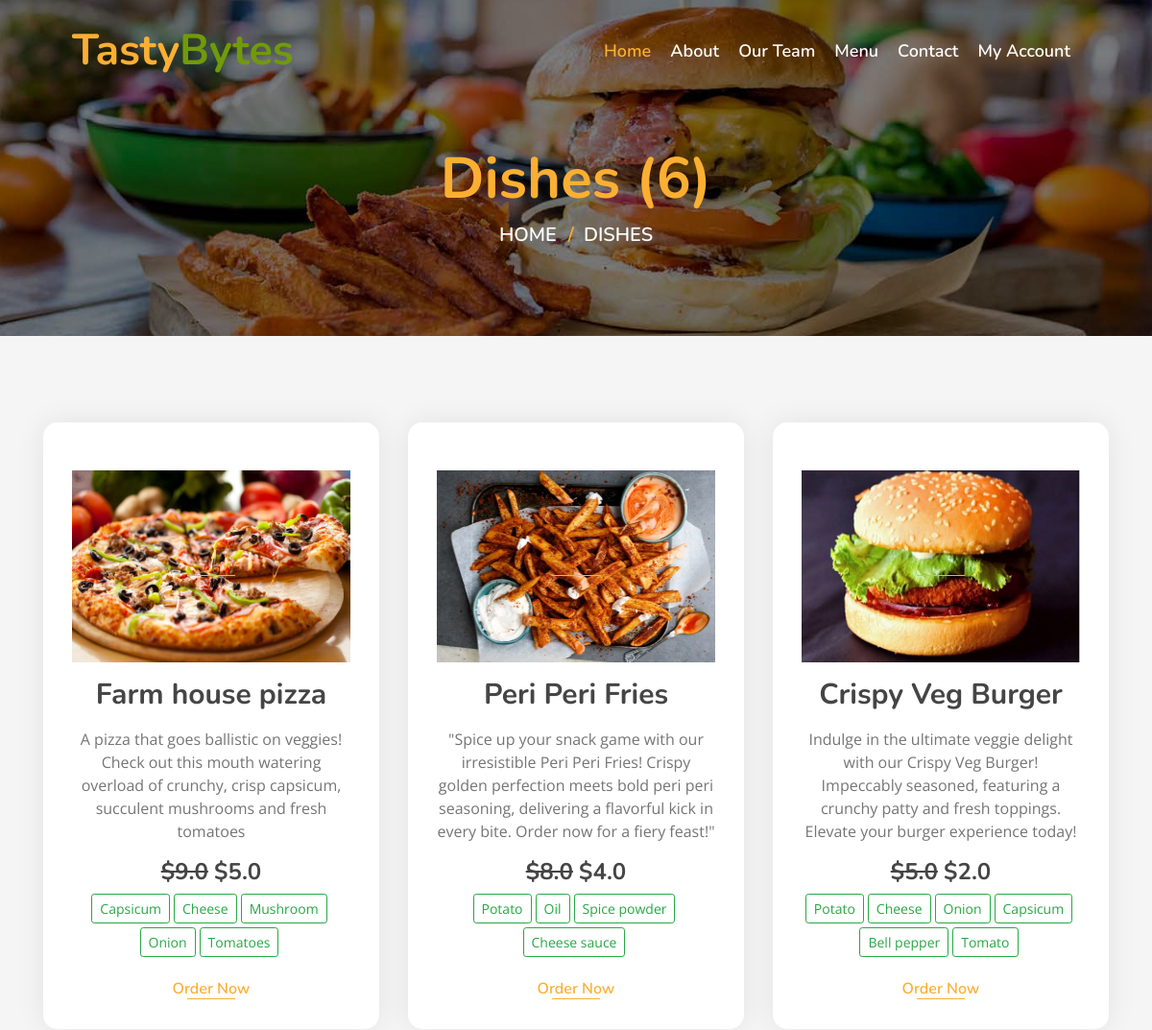
The app's page /dishes/ (upper part), older data.
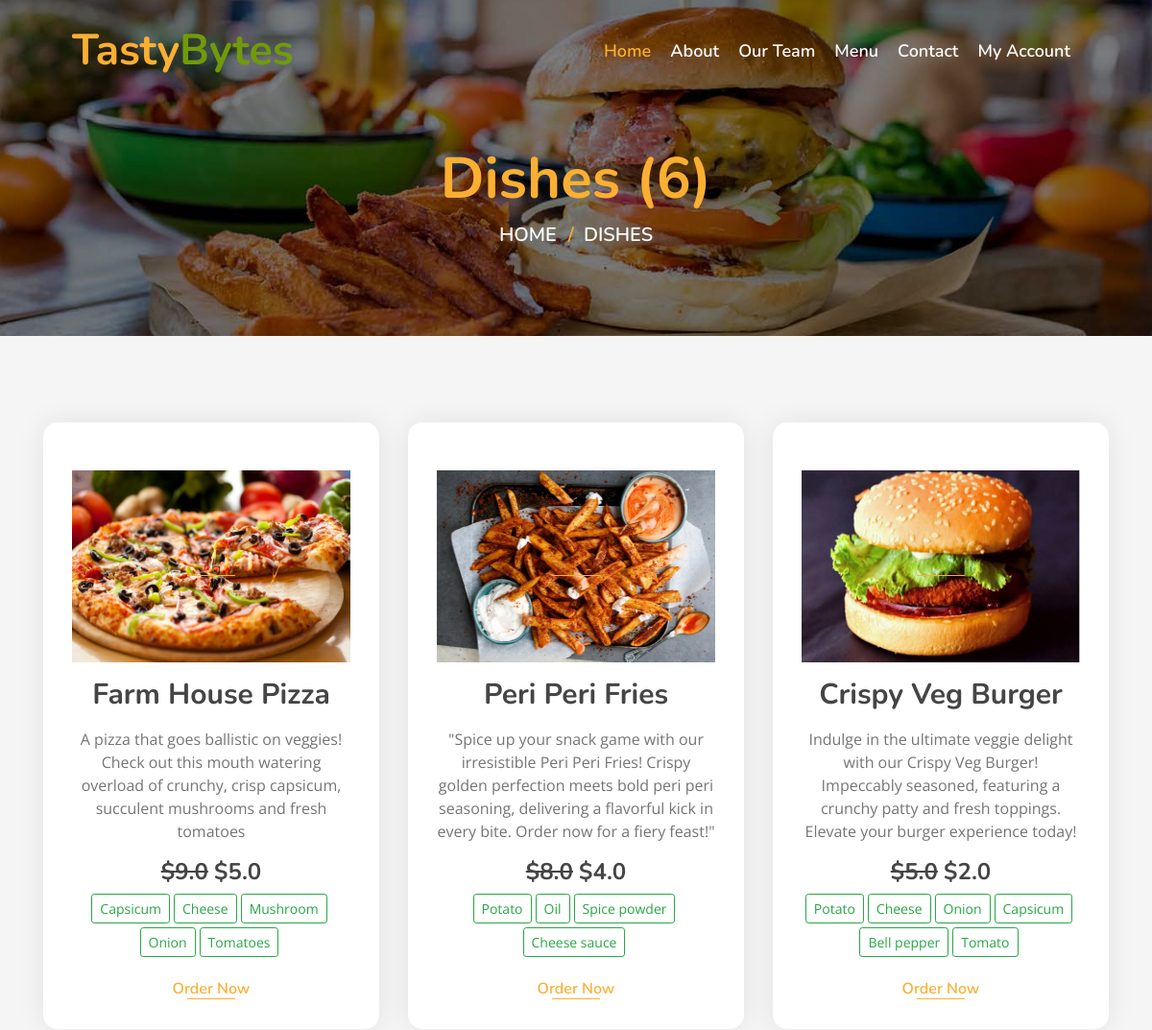
The same page, newer data.
### products/models.py (models this page shows, shortened)
class Dish(models.Model):
    name = models.CharField(max_length=200, unique=True)
    image = models.ImageField(upload_to='dishes/%Y/%m/%d')
    ingredients = models.TextField()
    details = models.TextField(blank=True)
    category = models.ForeignKey(Category, on_delete=models.CASCADE)
    price = models.FloatField()
    discounted_price = models.FloatField(blank=True)
    is_available = models.BooleanField(default=True)
    added_on = models.DateTimeField(auto_now_add=True)
    updated_on = models.DateTimeField(auto_now=True)
    class Meta:
        verbose_name_plural ="Dish Table"

### products/views.py (the view)
# urls.py: path('dishes/',views.all_dishes,name="all_dishes"),
def all_dishes(request):
    context={}
    cats = Category.objects.all().order_by('name')
    context['categories'] = cats
    items = []
    for cat in cats:
        items.append({
            'cat_id':cat.id,
            'cat_name':cat.name,
            'cat_img':cat.image,
            'items':list(cat.dish_set.all().values())
        })
    context['menu'] = items
    dishes = Dish.objects.all()
    if "q" in request.GET:
        id = request.GET.get("q")
        dishes = Dish.objects.filter(category__id=id)
        context['dish_category'] = Category.objects.get(id=id).name
    context['dishes'] = dishes
    return render(request,'all_dishes.html', context)

### template/all_dishes.html (shortened to what this page needs)
{% extends "base.html" %}
{% block content %}
<div class="page-header mb-0">
    <div class="container">
        <div class="row">
            <div class="col-12">
                <h2>{% if dish_category %} {{dish_category}} {% else %}Dishes {% endif %}({{dishes|length}})</h2>
            </div>
            <div class="col-12">
                <a href="/">Home</a>
                <a href="/dishes">Dishes</a>
            </div>
        </div>
    </div>
</div>
<div class="food mt-0">
    <div class="container">
        <div class="row align-items-center">
        {% for i in dishes %}
            <div class="col-md-4">
                {% if i.is_available %}
                <div class="food-item">
                {% else %}
                <div class="food-item" style="background-color: lightgray;">
                {% endif %}
                    <a href="/media/{{i.image}}" target="_blank"><img src="/media/{{i.image}}" style="height: 200px;width: 100%;"></a>
                    <h2 class="my-3">{{i.name}}</h2>
                    <p>
                        {{i.details}}
                    </p>
                    <h4 class="menu-text" style="font-weight: normal;">
                        {% if i.price != i.discounted_price %}
                            <strong><del>&dollar;{{i.price}}</del></strong>
                        {% endif %}
                            <strong>&dollar;{{i.discounted_price}}</strong>
                    </h4>
                    <p>
                    </p>
                    {% if i.is_available %}
                    <a href="{% url 'dish' id=i.id %}">Order Now</a>
                    {% else %}
                        <p class="text-danger">Not Available for delivery!</p>
                    {% endif %}
                </div>
            </div>
        {% endfor %}
        </div>
    </div>
</div>
{% endblock %}

Row changes from the older to the newer data that the page shows:
changed Dish: name "Farm house pizza" → "Farm House Pizza"
